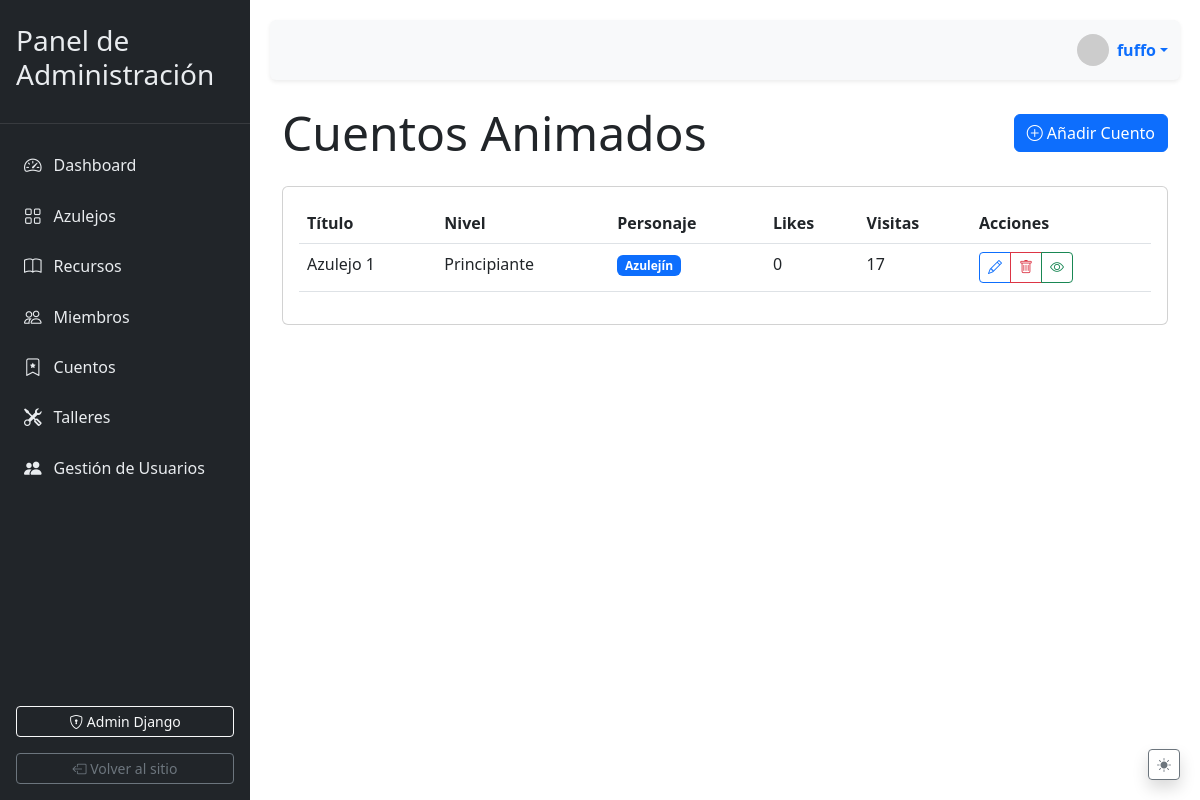
The page /admin-dashboard/cuentos/ (signed in) on the database its author committed.
### client/models.py (models this page shows, shortened)
class CuentoAnimado(models.Model):
    NIVEL_CHOICES = [
        ('P', _('Principiante')),
        ('I', _('Intermedio')),
        ('A', _('Avanzado')),
    ]
    titulo = models.CharField(_('Título'), max_length=100)
    slug = models.SlugField(max_length=100, unique=True)
    descripcion = models.TextField(_('Descripción'))
    contenido = models.TextField(_('Contenido del cuento (HTML)'))
    portada = models.ImageField(_('Portada'), upload_to='client/static/cuentos/portadas/')
    archivo_animado = models.FileField(
        _('Archivo animado'),
        upload_to='client/static/cuentos/animaciones/',
        validators=[FileExtensionValidator(allowed_extensions=['mp4', 'webm', 'gif'])]
    )
    duracion = models.PositiveIntegerField(_('Duración (segundos)'))
    nivel = models.CharField(_('Nivel'), max_length=1, choices=NIVEL_CHOICES)
    fecha_publicacion = models.DateTimeField(_('Fecha de publicación'), auto_now_add=True)
    autor = models.ForeignKey(User, on_delete=models.SET_NULL, null=True, blank=True)
    personaje_principal = models.CharField(
        _('Personaje principal'),
        max_length=20,
        choices=[('AZU', 'Azulejín'), ('AZA', 'Azulejina')],
        default='AZU'
    )
    likes = models.ManyToManyField(User, related_name='cuentos_like', blank=True)
    visitas = models.PositiveIntegerField(_('Visitas'), default=0)
    activo = models.BooleanField(_('Activo'), default=True)
    class Meta:
        verbose_name = _('Cuento animado')
        verbose_name_plural = _('Cuentos animados')
        ordering = ['-fecha_publicacion']
    def total_likes(self):
        return self.likes.count()

### client/views.py (the view)
# urls.py: path('admin-dashboard/cuentos/', views.admin_cuentos, name='admin_cuentos'),
@staff_member_required
def admin_cuentos(request):
    cuentos = CuentoAnimado.objects.all().order_by('-fecha_publicacion')
    context = {
        'cuentos': cuentos,
        'niveles': CuentoAnimado.NIVEL_CHOICES,
        'form': CuentoForm()
    }
    return render(request, 'admin/cuentos.html', context)

### client/templates/admin/cuentos.html (shortened to what this page needs)
{% extends 'base.html' %}
{% load static %}
{% block content %}
<div class="d-flex justify-content-between align-items-center mb-4">
    <h1 class="display-5 mb-0">Cuentos Animados</h1>
    <button class="btn btn-primary" data-bs-toggle="modal" data-bs-target="#nuevoCuentoModal">
        <i class="bi bi-plus-circle"></i> Añadir Cuento
    </button>
</div>
<div class="card">
    <div class="card-body">
        <div class="table-responsive">
            <table class="table table-hover">
                <thead>
                    <tr>
                        <th>Título</th>
                        <th>Nivel</th>
                        <th>Personaje</th>
                        <th>Likes</th>
                        <th>Visitas</th>
                        <th>Acciones</th>
                    </tr>
                </thead>
                <tbody>
                    {% for cuento in cuentos %}
                    <tr>
                        <td>{{ cuento.titulo }}</td>
                        <td>{{ cuento.get_nivel_display }}</td>
                        <td>
                            {% if cuento.personaje_principal == 'AZU' %}
                            <span class="badge bg-primary">Azulejín</span>
                            {% else %}
                            <span class="badge bg-pink">Azulejina</span>
                            {% endif %}
                        </td>
                        <td>{{ cuento.total_likes }}</td>
                        <td>{{ cuento.visitas }}</td>
                        <td>
                            <div class="btn-group btn-group-sm">
                                <button class="btn btn-outline-primary" data-bs-toggle="modal"
                                        data-bs-target="#editarCuentoModal{{ cuento.id }}">
                                    <i class="bi bi-pencil"></i>
                                </button>
                                <button class="btn btn-outline-danger" data-bs-toggle="modal"
                                        data-bs-target="#eliminarCuentoModal{{ cuento.id }}">
                                    <i class="bi bi-trash"></i>
                                </button>
                                <a href="#" class="btn btn-outline-success">
                                    <i class="bi bi-eye"></i>
                                </a>
                            </div>
                        </td>
                    </tr>
                    {% endfor %}
                </tbody>
            </table>
        </div>
    </div>
</div>
{% endblock %}

### client/templates/base.html (shortened to what this page needs)
{% load static %}
<!DOCTYPE html>
<html lang="es" data-bs-theme="{{ request.session.theme|default:'light' }}">
<head>
    <link href="https://cdn.jsdelivr.net/npm/bootstrap@5.3.0/dist/css/bootstrap.min.css" rel="stylesheet">
    <link rel="stylesheet" href="https://cdn.jsdelivr.net/npm/bootstrap-icons@1.10.0/font/bootstrap-icons.css">
</head>
<body>
    <div class="admin-wrapper">
        <div class="sidebar">
            <div class="sidebar-brand">
                <h3>Panel de Administración</h3>
            </div>
            <div class="sidebar-menu">
                <ul>
                    <li class="{% if request.resolver_match.url_name == 'admin_dashboard' %}active{% endif %}">
                        <a href="{% url 'admin_dashboard' %}">
                            <i class="bi bi-speedometer2"></i>
                            <span>Dashboard</span>
                        </a>
                    </li>
                    <li class="{% if request.resolver_match.url_name == 'admin_azulejos' %}active{% endif %}">
                        <a href="{% url 'admin_azulejos' %}">
                            <i class="bi bi-grid"></i>
                            <span>Azulejos</span>
                        </a>
                    </li>
                    <li>
                        <a href="{% url "admin_recursos" %}">
                            <i class="bi bi-book"></i>
                            <span>Recursos</span>
                        </a>
                    </li>
                    <li>
                        <a href="{% url "admin_miembros" %}">
                            <i class="bi bi-people"></i>
                            <span>Miembros</span>
                        </a>
                    </li>
                    <li>
                        <a href="{% url "admin_cuentos" %}">
                            <i class="bi bi-bookmark-star"></i>
                            <span>Cuentos</span>
                        </a>
                    </li>
                    <li>
                        <a href="{% url "admin_talleres" %}">
                            <i class="bi bi-tools"></i>
                            <span>Talleres</span>
                        </a>
                    </li>
                    {% if request.user.is_superuser %}
                    <li class="{% if 'gestion-usuarios' in request.path %}active{% endif %}">
                        <a href="{% url 'gestion_usuarios' %}">
                            <i class="bi bi-people-fill"></i>
                            <span>Gestión de Usuarios</span>
                        </a>
                    </li>
                    {% endif %}
                </ul>
            </div>
            <div class="sidebar-footer">
                <div class="d-grid gap-2">
                    <a href="/admin/" class="btn btn-sm btn-outline-light mb-2">
                        <i class="bi bi-shield-lock"></i> Admin Django
                    </a>
                    <a href="/" class="btn btn-sm btn-outline-secondary">
                        <i class="bi bi-box-arrow-left"></i> Volver al sitio
                    </a>
                </div>
            </div>
        </div>
        <div class="main-content">
            <nav class="navbar navbar-expand navbar-light bg-light mb-4 rounded shadow-sm">
                <div class="container-fluid">
                    <div class="d-flex align-items-center ms-auto">
                        <div class="dropdown">
                            <a href="#" class="d-flex align-items-center text-decoration-none dropdown-toggle"
                                ="dropdownUser" data-bs-toggle="dropdown" aria-expanded="false">
                                <img src="https://ui-avatars.com/api/?name={{ request.user.username }}&background=random"
                                    alt="User" class="rounded-circle me-2" width="32" height="32">
                                <strong>{{ request.user.username }}</strong>
                            </a>
                        </div>
                    </div>
                </div>
            </nav>
            <main class="container-fluid">
                {% block content %}{% endblock %}
            </main>
        </div>
    </div>
    <div class="theme-switcher">
        <button id="themeToggle" class="btn btn-sm btn-outline-secondary shadow">
            <i class="bi bi-sun-fill light-icon"></i>
        </button>
    </div>
</body>
</html>

### client/templates/base.html (style rules this page uses)
:root { --sidebar-width: 250px; --sidebar-bg: #212529; --sidebar-color: #e9ecef; --sidebar-active-bg: #343a40; --transition-time: 0.3s; }
body { transition: background-color var(--transition-time), color var(--transition-time); }
.admin-wrapper { display: flex; min-height: 100vh; }
.sidebar { width: var(--sidebar-width); background-color: var(--sidebar-bg); color: var(--sidebar-color); position: fixed; height: 100vh; transition: all var(--transition-time); z-index: 1000; }
.sidebar-brand { padding: 1.5rem 1rem; border-bottom: 1px solid rgba(255, 255, 255, 0.1); }
.sidebar-menu { padding: 1rem 0; }
.sidebar-menu ul { list-style: none; padding: 0; margin: 0; }
.sidebar-menu li a { display: flex; align-items: center; padding: 0.75rem 1.5rem; color: var(--sidebar-color); text-decoration: none; transition: all 0.2s; }
.sidebar-menu li a i { margin-right: 0.75rem; font-size: 1.1rem; }
.sidebar-footer { padding: 1rem; position: absolute; bottom: 0; width: 100%; }
.main-content { margin-left: var(--sidebar-width); width: calc(100% - var(--sidebar-width)); transition: all var(--transition-time); padding: 20px; }
.navbar { height: 60px; box-shadow: 0 2px 4px rgba(0, 0, 0, 0.05); }
.theme-switcher { position: fixed; bottom: 20px; right: 20px; z-index: 1100; }
.theme-switcher .light-icon { display: inline-block; }

### rows shown on the page
CuentoAnimado: titulo "Azulejo 1", nivel "Principiante", personaje_principal "Azulejín", total_likes "0", visitas "17"

### other values the page prints
{{ request.user.username }} "fuffo"
